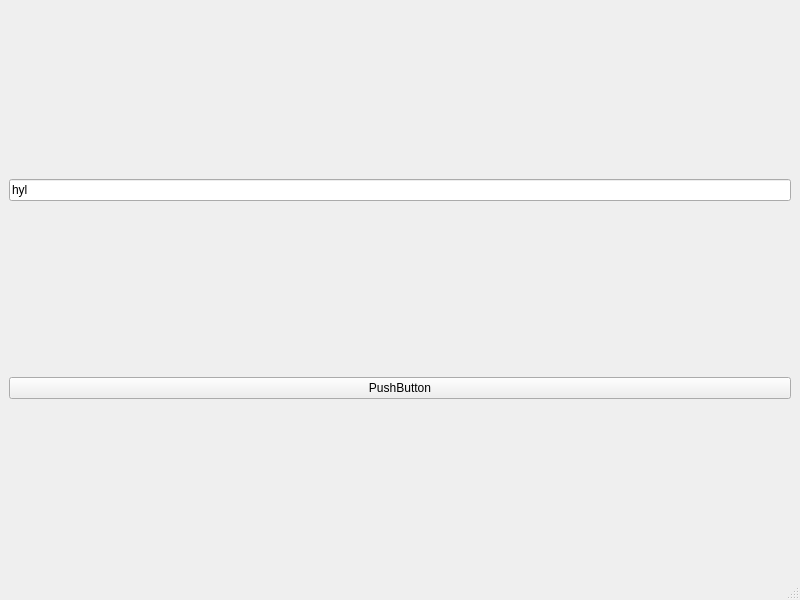
<?xml version="1.0" encoding="UTF-8"?>
<ui version="4.0">
 <class>MainWindow</class>
 <widget class="QMainWindow" name="MainWindow">
  <property name="geometry">
   <rect>
    <x>0</x>
    <y>0</y>
    <width>800</width>
    <height>600</height>
   </rect>
  </property>
  <property name="windowTitle">
   <string>MainWindow</string>
  </property>
  <widget class="QWidget" name="centralwidget">
   <layout class="QGridLayout" name="gridLayout">
    <item row="0" column="0">
     <widget class="QLineEdit" name="lineEdit">
      <property name="text">
       <string>hyl</string>
      </property>
     </widget>
    </item>
    <item row="1" column="0">
     <widget class="QPushButton" name="pushButton">
      <property name="text">
       <string>PushButton</string>
      </property>
     </widget>
    </item>
   </layout>
  </widget>
  <widget class="QMenuBar" name="menubar">
   <property name="geometry">
    <rect>
     <x>0</x>
     <y>0</y>
     <width>800</width>
     <height>24</height>
    </rect>
   </property>
  </widget>
  <widget class="QStatusBar" name="statusbar"/>
 </widget>
 <resources/>
 <connections/>
</ui>
